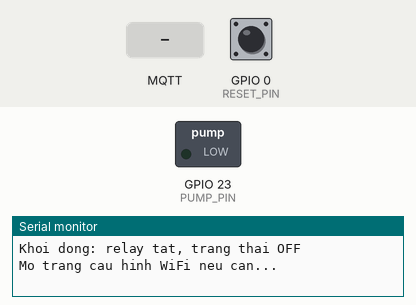
The sketch below on a simulated ESP32. Parts: switched loads named in the sketch (green lamp = pin HIGH), the last lines printed to the serial monitor. The inputs (shaded band) are chosen by the test bench; at power-on: GPIO 0 (RESET_PIN) HIGH. WiFi joins after 1.5 s; servers stay silent unless stated; no MQTT or app messages arrive unless stated; not simulated (calls return 0 or success): secrets.h; names the files do not define were given values by the test bench: MQTT_PORT = 1883.

Above: at 2.7 s.
2.8 s: MQTT message "ON" arrives on the first subscribed topic
4.5 s: MQTT message "ON" arrives on the first subscribed topic
At 5.7 s:
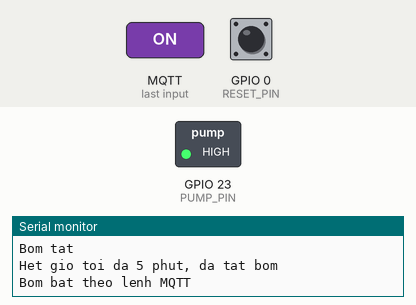
6.0 s: MQTT message "OFF" arrives on the first subscribed topic
At 7.0 s:
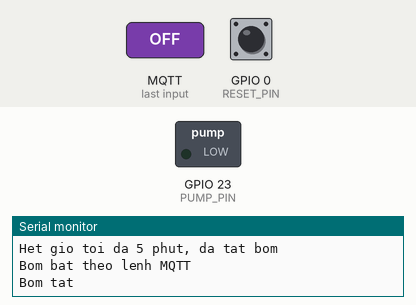
Timing chart, 0 to 9.0 s (numbered marks = the images above; inputs shaded):
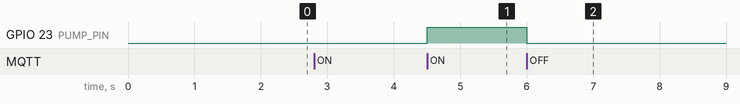

Measured:
- after the input at 4.5 s, GPIO 23 (PUMP_PIN): LOW → HIGH at once
- after the input at 6.0 s, GPIO 23 (PUMP_PIN): HIGH → LOW at once

The sketch:

pump_mqtt.ino
```cpp
/*
 * Bom that Trụ ADN qua MQTT TLS.
 * Thu vien Arduino IDE can cai: PubSubClient (Nick O'Leary) va WiFiManager (tzapu).
 * WiFi.h va WiFiClientSecure.h co san trong bo ESP32 Arduino core.
 * Tao secrets.h tu secrets.h.example truoc khi nap (chi chua thong tin MQTT).
 * WiFi duoc cau hinh qua dien thoai: ESP32 phat WiFi "ADN-Pump-Setup" khi chua co mang.
 * Giu nut BOOT (GPIO 0) 3 giay de xoa WiFi da luu va mo lai trang cau hinh.
 */
#include <WiFi.h>
#include <WiFiClientSecure.h>
#include <WiFiManager.h>
#include <PubSubClient.h>
#include <string.h>
#include <stdio.h>
#include <esp_task_wdt.h>
#include "secrets.h"

const int PUMP_PIN = 23;
const int RELAY_ACTIVE_LEVEL = HIGH;
const int RELAY_INACTIVE_LEVEL = (RELAY_ACTIVE_LEVEL == HIGH) ? LOW : HIGH;
const unsigned long PUMP_MAX_RUN_MS = 300000UL;
const unsigned long FAILSAFE_DISCONNECT_MS = 30000UL;
const unsigned long STATUS_INTERVAL_MS = 10000UL;       // khi bom tat
const unsigned long STATUS_INTERVAL_ON_MS = 5000UL;     // khi bom dang chay (de web hien thoi gian chinh xac)
const uint32_t WDT_TIMEOUT_S = 20;                      // treo qua 20 giay thi tu khoi dong lai
const uint32_t MQTT_SOCKET_TIMEOUT_S = 5;
const unsigned long WIFI_PORTAL_AFTER_MS = 120000UL;  // mat WiFi lau thi mo lai trang cau hinh
const unsigned long PORTAL_TIMEOUT_S = 180;
const unsigned long RESET_HOLD_MS = 3000UL;
const int RESET_PIN = 0;  // nut BOOT tren ESP32
const char *PORTAL_NAME = "ADN-Pump-Setup";
const unsigned long MQTT_RETRY_MS = 3000UL;

const char *TOPIC_CMD = "adn/pump/cmd";
const char *TOPIC_STATUS = "adn/pump/status";
const char *TOPIC_ONLINE = "adn/pump/online";

WiFiClientSecure secureClient;
PubSubClient mqtt(secureClient);
bool pumpOn = false;
unsigned long pumpStartedAt = 0;
unsigned long lastGoodConnectionAt = 0;
unsigned long lastStatusAt = 0;
unsigned long wifiLostAt = 0;
unsigned long resetPressedAt = 0;
WiFiManager wifiManager;
unsigned long lastMqttAttemptAt = 0;

// Dinh dang status: "OFF" hoac "ON:<giay_da_chay>:<giay_toi_da>" (web dung de hien thoi gian that).
void publishStatus() {
  if (mqtt.connected()) {
    char payload[32];
    if (pumpOn) {
      snprintf(payload, sizeof(payload), "ON:%lu:%lu",
               (millis() - pumpStartedAt) / 1000UL, PUMP_MAX_RUN_MS / 1000UL);
    } else {
      snprintf(payload, sizeof(payload), "OFF");
    }
    mqtt.publish(TOPIC_STATUS, payload, true);
    lastStatusAt = millis();
  }
}

// Watchdog: loop() ngung chay qua WDT_TIMEOUT_S thi ESP32 tu khoi dong lai (relay ve OFF).
void watchdogStart() {
#if defined(ESP_ARDUINO_VERSION_MAJOR) && ESP_ARDUINO_VERSION_MAJOR >= 3
  esp_task_wdt_config_t cfg = {};
  cfg.timeout_ms = WDT_TIMEOUT_S * 1000;
  cfg.idle_core_mask = 0;
  cfg.trigger_panic = true;
  if (esp_task_wdt_reconfigure(&cfg) != ESP_OK) esp_task_wdt_init(&cfg);
#else
  esp_task_wdt_init(WDT_TIMEOUT_S, true);
#endif
  esp_task_wdt_add(NULL);
}

void setPump(bool turnOn) {
  if (turnOn == pumpOn) {
    publishStatus();  // van bao lai de web nhan duoc xac nhan khi lenh trung trang thai
    return;
  }
  pumpOn = turnOn;
  digitalWrite(PUMP_PIN, pumpOn ? RELAY_ACTIVE_LEVEL : RELAY_INACTIVE_LEVEL);
  if (pumpOn) {
    pumpStartedAt = millis();
    Serial.println("Bom bat theo lenh MQTT");
  } else {
    Serial.println("Bom tat");
  }
  publishStatus();
}

void messageCallback(char *topic, byte *payload, unsigned int length) {
  if (strcmp(topic, TOPIC_CMD) != 0 || length > 8) return;
  char command[9] = {0};
  memcpy(command, payload, length);
  if (strcmp(command, "ON") == 0) setPump(true);
  else if (strcmp(command, "OFF") == 0) setPump(false);
  else Serial.println("Bo qua lenh khong hop le");
}

// Mo trang cau hinh WiFi (chan trong luc cho). Luon tat bom truoc de an toan.
void openWifiPortal(bool forgetSaved) {
  setPump(false);
  if (mqtt.connected()) mqtt.disconnect();
  esp_task_wdt_delete(NULL);  // trang cau hinh chan toi 3 phut, tam tat watchdog (bom da tat)
  if (forgetSaved) wifiManager.resetSettings();
  wifiManager.setConfigPortalTimeout(PORTAL_TIMEOUT_S);
  wifiManager.setConnectTimeout(20);
  Serial.println(forgetSaved ? "Xoa WiFi da luu, mo trang cau hinh..." : "Mo trang cau hinh WiFi neu can...");
  if (forgetSaved) wifiManager.startConfigPortal(PORTAL_NAME);
  else wifiManager.autoConnect(PORTAL_NAME);
  wifiLostAt = 0;
  lastGoodConnectionAt = millis();
  esp_task_wdt_add(NULL);
}

void checkResetButton(unsigned long now) {
  if (digitalRead(RESET_PIN) == LOW) {
    if (resetPressedAt == 0) resetPressedAt = now;
    else if (now - resetPressedAt >= RESET_HOLD_MS) {
      resetPressedAt = 0;
      openWifiPortal(true);
    }
  } else {
    resetPressedAt = 0;
  }
}

void connectMqtt() {
  uint8_t mac[6];
  WiFi.macAddress(mac);
  char clientId[32];
  snprintf(clientId, sizeof(clientId), "adn_pump_%02X%02X%02X%02X%02X%02X",
           mac[0], mac[1], mac[2], mac[3], mac[4], mac[5]);
  // setInsecure phu hop cho ban thi; khi trien khai that hay thay bang setCACert.
  secureClient.setInsecure();
  secureClient.setTimeout(MQTT_SOCKET_TIMEOUT_S);
  mqtt.setSocketTimeout(MQTT_SOCKET_TIMEOUT_S);
  mqtt.setServer(MQTT_HOST, MQTT_PORT);
  mqtt.setCallback(messageCallback);
  mqtt.setKeepAlive(15);
  // Ket noi MQTT co gioi han timeout ngan; vong lap khong dung delay cho retry.
  if (mqtt.connect(clientId, MQTT_USER, MQTT_PASS, TOPIC_ONLINE, 1, true, "offline")) {
    lastGoodConnectionAt = millis();
    mqtt.publish(TOPIC_ONLINE, "online", true);
    mqtt.subscribe(TOPIC_CMD, 1);
    // Bao cao lai trang thai vat ly, khong phat lai lenh cu.
    publishStatus();
    Serial.println("Da ket noi MQTT, bom khong tu bat khi ket noi lai");
  } else {
    Serial.printf("Ket noi MQTT that bai, ma loi: %d\n", mqtt.state());
  }
  lastMqttAttemptAt = millis();
}

void setup() {
  Serial.begin(115200);
  pinMode(PUMP_PIN, OUTPUT);
  digitalWrite(PUMP_PIN, RELAY_INACTIVE_LEVEL);
  pumpOn = false;
  pinMode(RESET_PIN, INPUT_PULLUP);
  Serial.println("Khoi dong: relay tat, trang thai OFF");
  WiFi.mode(WIFI_STA);
  openWifiPortal(false);
  watchdogStart();
}

void loop() {
  esp_task_wdt_reset();
  const unsigned long now = millis();
  checkResetButton(now);
  if (WiFi.status() == WL_CONNECTED) {
    wifiLostAt = 0;
    if (!mqtt.connected() && now - lastMqttAttemptAt >= MQTT_RETRY_MS) connectMqtt();
    if (mqtt.connected()) {
      mqtt.loop();
      lastGoodConnectionAt = millis();
      if (millis() - lastStatusAt >= (pumpOn ? STATUS_INTERVAL_ON_MS : STATUS_INTERVAL_MS)) publishStatus();
    } else if (pumpOn && now - lastGoodConnectionAt >= FAILSAFE_DISCONNECT_MS) {
      setPump(false);
      Serial.println("Failsafe: mat MQTT, da tat bom");
    }
  } else {
    if (pumpOn && now - lastGoodConnectionAt >= FAILSAFE_DISCONNECT_MS) {
      setPump(false);
      Serial.println("Failsafe: mat WiFi, da tat bom");
    }
    // ESP32 tu dong ket noi lai WiFi da luu; neu mat mang qua lau thi mo lai trang cau hinh.
    if (wifiLostAt == 0) wifiLostAt = now;
    else if (now - wifiLostAt >= WIFI_PORTAL_AFTER_MS) openWifiPortal(false);
  }

  if (pumpOn && now - pumpStartedAt >= PUMP_MAX_RUN_MS) {
    setPump(false);
    Serial.println("Het gio toi da 5 phut, da tat bom");
  }
}
```
